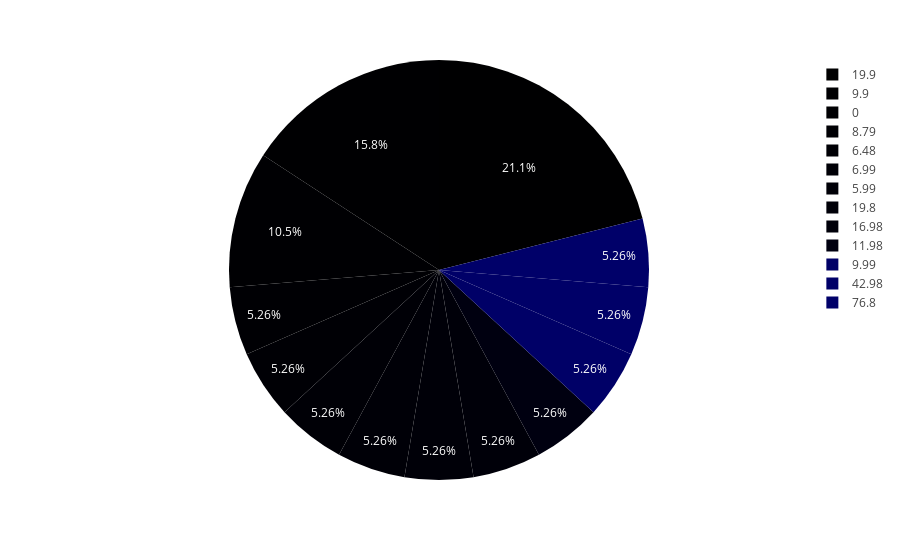

The notebook cell saved with this chart:
### Code cell
df['precos'].value_counts()
df['produto'].value_counts()
px.pie(df, "precos")

### Figure 1 — Plotly figure (JSON) as saved in the notebook; plotly's stock layout.template omitted (floating-point values rounded to 4 significant figures)
{"data": [{"domain": {"x": [0, 1], "y": [0, 1]}, "hovertemplate": "precos=%{label}<extra></extra>", "labels": [8.79, 6.48, 6.99, 5.99, 19.9, 19.9, 19.9, 19.9, 19.8, 9.9, 9.9, 16.98, 11.98, 9.99, 9.9, 42.98, 76.8, 0, 0], "legendgroup": "", "name": "", "showlegend": true, "type": "pie"}], "layout": {"legend": {"tracegroupgap": 0}, "margin": {"t": 60}}}
